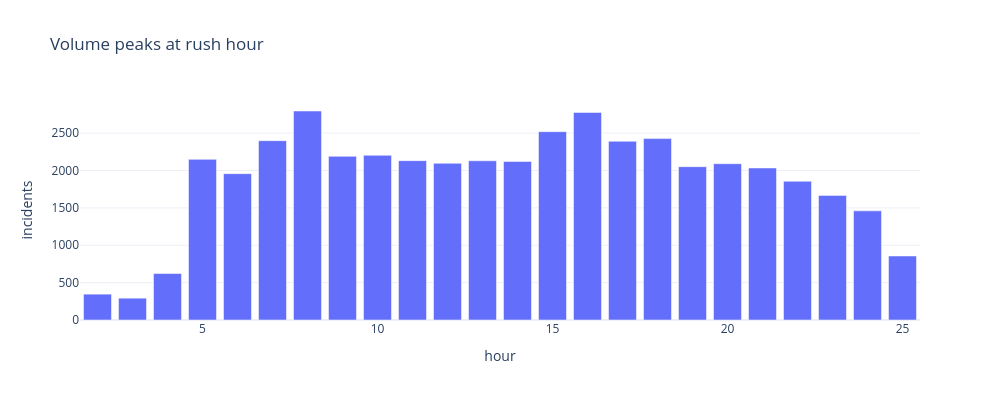

This figure's notebook cell:
### Code cell
# When do incidents happen, and when are they worst?
inc['hour'] = (inc.start_min // 60).astype(int)
by_hour = inc.groupby('hour').agg(
    incidents=('incident_number', 'size'),
    pct_major=('is_major', lambda s: s.mean() * 100)).reset_index()

px.bar(by_hour, x='hour', y='incidents', title='Volume peaks at rush hour')

### Figure 1 — Plotly figure (JSON) as saved in the notebook; plotly's stock layout.template omitted (floating-point values rounded to 4 significant figures)
{"data": [{"hovertemplate": "hour=%{x}<br>incidents=%{y}<extra></extra>", "legendgroup": "", "marker": {"color": "#636efa", "pattern": {"shape": ""}}, "name": "", "orientation": "v", "showlegend": false, "textposition": "auto", "type": "bar", "x": [2, 3, 4, 5, 6, 7, 8, 9, 10, 11, 12, 13, 14, 15, 16, 17, 18, 19, 20, 21, 22, 23, 24, 25], "xaxis": "x", "y": [346, 292, 622, 2149, 1958, 2399, 2796, 2189, 2203, 2132, 2096, 2130, 2120, 2520, 2776, 2391, 2427, 2051, 2091, 2034, 1856, 1667, 1460, 856], "yaxis": "y"}], "layout": {"barmode": "relative", "height": 400, "legend": {"tracegroupgap": 0}, "title": {"text": "Volume peaks at rush hour"}, "width": 1000, "xaxis": {"anchor": "y", "domain": [0, 1], "title": {"text": "hour"}}, "yaxis": {"anchor": "x", "domain": [0, 1], "title": {"text": "incidents"}}}}
